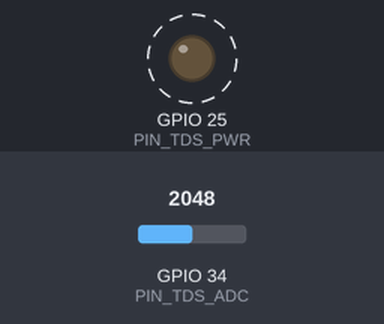
Simulated run of this sketch. Board: ESP32. Shown: output pins drawn as LEDs (lit = HIGH). Dashed ring = blinking. The test bench sets the inputs (shaded band); at power-on: GPIO 34 (PIN_TDS_ADC) = 2048. What the sketch prints to the serial monitor is not drawn.

Above: at 4.7 s.
4.8 s: GPIO 34 (PIN_TDS_ADC) set to 159
6.8 s: GPIO 34 (PIN_TDS_ADC) set to 134
Timing chart, 0 to 15.6 s (numbered marks = the images above; inputs shaded):
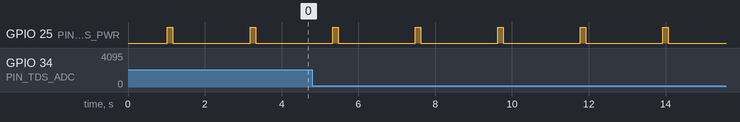

Measured:
- by itself, GPIO 25 (PIN_TDS_PWR): alternates HIGH for 0.14 s and LOW for 2.0 s

The sketch:

04_TDS_Sensor.ino
```cpp
/*
 * ============================================================================
 * TEST 04: Analog TDS Sensor & GPIO Power-Gating Test
 * Component: Gravity Analog TDS Sensor Module & Waterproof Probe
 *
 * PURPOSE:
 * Measures Electrical Conductivity (EC) converted to Total Dissolved Solids (ppm).
 * Demonstrates GPIO Power Gating on GPIO 25: powers the probe only when taking
 * a measurement, preventing continuous galvanic electrolysis & probe decay!
 *
 * HARDWARE CONNECTIONS:
 * - VCC  ---> ESP32 GPIO 25 (Switched 3.3V power gate)
 * - GND  ---> ESP32 GND
 * - AOUT ---> ESP32 GPIO 34 (ADC1_CH6 - Input only)
 * - Optional: 100nF ceramic capacitor between GPIO 34 and GND to suppress ADC ripple.
 *
 * EXPECTED OUTPUT ON SERIAL MONITOR (115200 Baud):
 * ------------------------------------------------
 * In Dry Air:
 * [TDS] Power ON (GPIO25 HIGH) -> Raw: 0.00 V | Comp: 0.00 V | TDS: 0 ppm | Power OFF
 *
 * In Regular Tap / Drinking Water:
 * [TDS] Power ON (GPIO25 HIGH) -> Raw: 0.58 V | Comp: 0.58 V | TDS: 235 ppm | Power OFF
 *
 * In Salt Water (add a pinch of table salt):
 * [TDS] Power ON (GPIO25 HIGH) -> Raw: 1.82 V | Comp: 1.82 V | TDS: 1140 ppm | Power OFF
 * ============================================================================
 */

#include <Arduino.h>

#define PIN_TDS_ADC 34 // Analog read pin (ADC1)
#define PIN_TDS_PWR 25 // Switched power gate pin

const float WATER_TEMP_C = 25.0f; // Assumed 25°C for standalone test
const float TDS_CAL_FACTOR = 1.0f;

float readTdsWithPowerGating() {
  // 1. Energize the probe
  digitalWrite(PIN_TDS_PWR, HIGH);
  delay(50); // Allow analog filter capacitor to settle

  // 2. Take 30 analog samples
  float sumVolts = 0;
  for (int i = 0; i < 30; i++) {
    sumVolts += (float)analogReadMilliVolts(PIN_TDS_ADC) / 1000.0f;
    delay(3);
  }
  float rawVoltage = sumVolts / 30.0f;

  // 3. Immediately cut power to prevent electrolysis
  digitalWrite(PIN_TDS_PWR, LOW);

  // 4. Temperature compensation (standard reference 25°C)
  float k = 1.0f + 0.02f * (WATER_TEMP_C - 25.0f);
  float compVoltage = rawVoltage / k;

  // 5. Standard Gravity 3rd order polynomial conversion
  float ppm = (133.42f * pow(compVoltage, 3)
              - 255.86f * pow(compVoltage, 2)
              + 857.39f * compVoltage) * 0.5f * TDS_CAL_FACTOR;

  if (ppm < 0.0f) ppm = 0.0f;

  Serial.printf("[TDS] Power ON -> Raw: %.2f V | Comp: %.2f V | TDS: %.0f ppm | Power OFF (Sleep)\n",
                rawVoltage, compVoltage, ppm);

  return ppm;
}

void setup() {
  Serial.begin(115200);
  delay(1000);

  Serial.println(F("\n======================================================="));
  Serial.println(F("✅ Underground Water Management Test 04: Analog TDS Sensor"));
  Serial.println(F("======================================================="));
  Serial.println(F("[INFO] Anti-Electrolysis Active: GPIO25 is toggled HIGH only during reading."));
  Serial.println(F("[INFO] Submerge probe in water to see PPM change. (Air = 0 ppm)."));
  Serial.println(F("-------------------------------------------------------"));

  pinMode(PIN_TDS_PWR, OUTPUT);
  digitalWrite(PIN_TDS_PWR, LOW);

  // Set ADC attenuation for 0-3.3V range
  analogSetAttenuation(ADC_11db);
}

void loop() {
  float tds = readTdsWithPowerGating();

  if (tds > 500.0f) {
    Serial.println(F("      ⚠️  WARNING: Exceeds BIS IS 10500 Acceptable Drinking Limit (500 ppm)!"));
  } else if (tds > 50.0f) {
    Serial.println(F("      ✅  PASS: Normal potable mineral range (50 - 500 ppm)."));
  } else {
    Serial.println(F("      ℹ️  INFO: Ultra-pure RO water or probe in open air."));
  }

  delay(2000);
}
```
